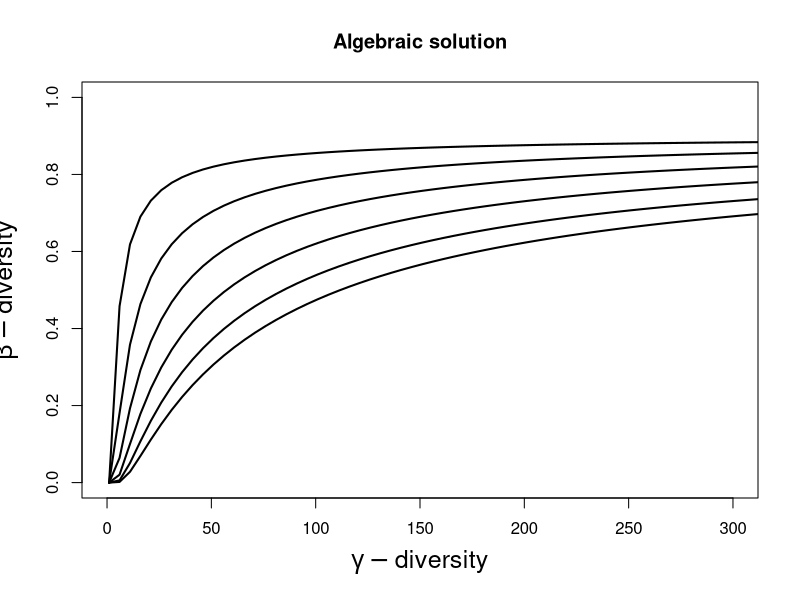
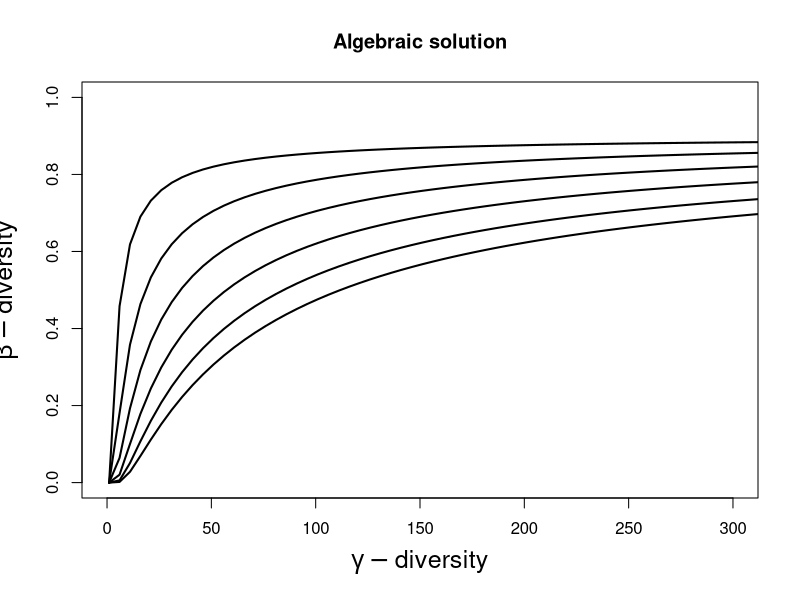

The R source for these figures, in order:
## ---- chunk 1
###############################################################
## Algebraic solution for the beta partition: (i.e. fig 2A) ###
################################################################
# vector of regional gamma diversities
gamma_vect <- seq(1,400, by = 5)
# ncom is the number of transects per site
ncom <- 10
#stems per transect:
num_stems  <- c( 5, 15, 30, 50,  75, 100 )
gamma<-NULL
gamma_obs<-NULL
beta_obs_matrix<-matrix(0,length(num_stems), length(gamma_vect))
probs <- NULL
## ---- chunk 2
for (j in 1:length(num_stems)) {
  beta_obs <- NULL
  for(i in 1:length(gamma_vect)){
    pool <- gamma_vect[i]
    quantile_vect <- seq(0,1,length.out = (pool +2))
    quantile_vect <- quantile_vect[2:(pool+1)]; #this will make evenly spaced draws from the lognormal species abundance distribution
    abundances <- qlnorm(quantile_vect)
    probs <- abundances/sum(abundances) #converts the abundance to probabilities
    prob_in_one_comm <- (1 - exp(num_stems[j]*log(1 - probs)))
    gamma_observed <- sum(1 - exp(num_stems[j]*ncom*log(1 - probs)))
    in_how_many = NULL
    for(k in 1:ncom) {
      in_how_many = rbind(dbinom(k,size = ncom, prob = prob_in_one_comm), in_how_many)
    }
    pi_vect <- apply(in_how_many, MARGIN = 1, FUN=sum)/ncom
    beta_partition <- (1 - sum(seq(ncom,1,by= -1)*pi_vect/gamma_observed))
    beta_obs <- c(beta_obs, beta_partition)
    gamma_obs<-c(gamma_obs, gamma_observed)
    gamma<-c(gamma, gamma_vect[i])
  }
  beta_obs_matrix[j,] <- beta_obs
}
plot(gamma_vect, beta_obs_matrix[1,], type = "l", ylim = c(0,1), xlim=c(0,300),xlab=expression(gamma-diversity), ylab=expression(beta -diversity), cex.lab=1.5, lwd=2, main="Algebraic solution")
for (m in 2:length(num_stems)) {
  points(gamma_vect, beta_obs_matrix[m,], type = "l", lwd=2)
}
## ---- chunk 3
## Given the size of a species pool, what are the lognormal probabilities of each species?

sp_prob_lnorm <- function(pool){
  quantile_vect <- seq(0,1,length.out = (pool +2))
  quantile_vect <- quantile_vect[2:(pool+1)]; #this will make evenly spaced draws from the lognormal species abundance distribution
  abundances <- qlnorm(quantile_vect)
  probs <- abundances/sum(abundances) #converts the abundance to probabilities
  probs
}
## ---- chunk 4
for (j in 1:length(num_stems)) {
  beta_obs <- NULL
  for(i in 1:length(gamma_vect)){
    probs <- sp_prob_lnorm(pool = gamma_vect[i])
    prob_in_one_comm <- (1 - exp(num_stems[j]*log(1 - probs)))
    in_how_many2 <- lapply(ncom:1, function(x) dbinom(x, size = ncom, prob = prob_in_one_comm))
    in_how_many <- do.call(rbind, in_how_many2)
    pi_vect <- rowSums(in_how_many)/ncom
    gamma_observed <- sum(1 - exp(num_stems[j]*ncom *log(1 - probs)))
    beta_partition <- (1 - sum((ncom:1)*pi_vect/gamma_observed))
    beta_obs <- c(beta_obs, beta_partition)
    gamma_obs<-c(gamma_obs, gamma_observed)
  }
  beta_obs_matrix[j,] <- beta_obs
}
plot(gamma_vect, beta_obs_matrix[1,], type = "l", ylim = c(0,1), xlim=c(0,300),xlab=expression(gamma-diversity), ylab=expression(beta -diversity), cex.lab=1.5, lwd=2, main="Algebraic solution")
for (m in 2:length(num_stems)) {
  points(gamma_vect, beta_obs_matrix[m,], type = "l", lwd=2)
}
## ---- chunk 5
#lapply(gamma_vect, sp_prob_lnorm)
